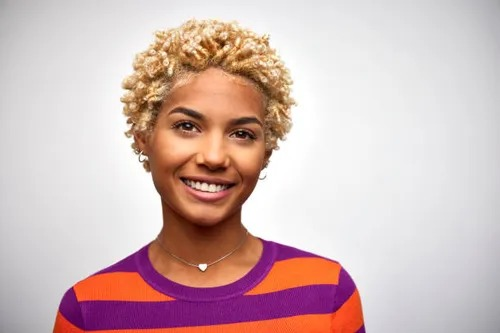
#> input picture programs/features/aunty.jpg, 500 x 333 px
$ python gabor.py   (older library calls are emulated)
#> lines starting #> are read from the running program, lines starting #| are printed output that depends on the picture
import numpy as np
import cv2


aunty = cv2.imread("aunty.jpg")
#> aunty is the input picture: shape (333, 500, 3); mean B, G, R 183.2, 185.1, 210.8
gray_aunty = cv2.cvtColor(aunty, cv2.COLOR_BGR2GRAY)
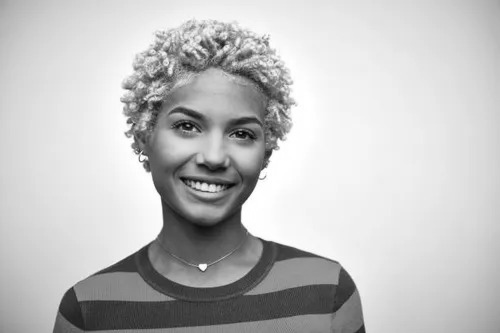
#> gray_aunty: shape (333, 500); min 4, max 255, mean 192.6
cv2.imshow("Aunty", aunty)
cv2.waitKey(0)

for theta in np.linspace(np.pi/4, np.pi*2, 4):
    for lambda_ in np.arange(10):
        kernel = cv2.getGaborKernel((21,21), 8.0, theta, lambda_, 0.5, 0, ktype= cv2.CV_32F)

        filter_image = cv2.filter2D(gray_aunty, -1, kernel=kernel)
        cv2.imshow("Filtered image", filter_image)
        cv2.waitKey(0)
#> this loop made 4 passes
#> pass 1, `cv2.imshow("Filtered image", filter_image)`:
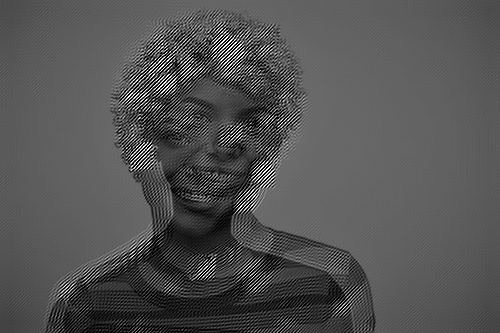
#> window 'Filtered image': shape (333, 500); min 0, max 255, mean 83.2
#> pass 1, `cv2.imshow("Filtered image", filter_image)`:
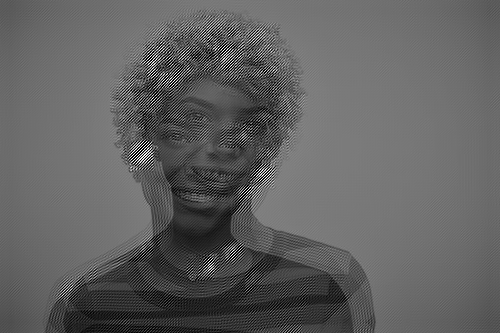
#> window 'Filtered image': shape (333, 500); min 0, max 255, mean 96.9
#> pass 1, `cv2.imshow("Filtered image", filter_image)`:
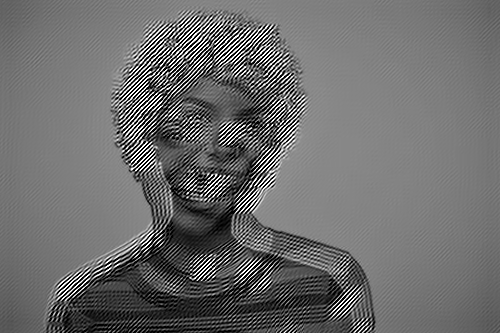
#> window 'Filtered image': shape (333, 500); min 0, max 255, mean 108.8

cv2.destroyAllWindows()

$ run again, with programs/features/city.jpeg copied over programs/features/aunty.jpg
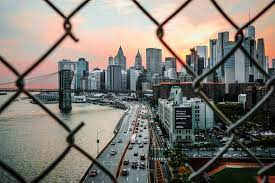
#> input picture programs/features/city.jpeg, 275 x 183 px
#> aunty is the input picture: shape (183, 275, 3); mean B, G, R 113.9, 121.4, 126.5
#> the loop `for theta in np.linspace(np.pi/4, np.pi*2, 4):` made 4 passes
#> pass 1, `cv2.imshow("Filtered image", filter_image)`:
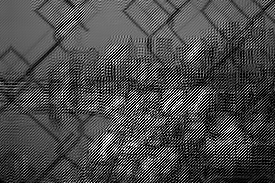
#> window 'Filtered image': shape (183, 275); min 0, max 255, mean 74.7
#> pass 1, `cv2.imshow("Filtered image", filter_image)`:
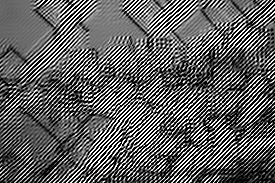
#> window 'Filtered image': shape (183, 275); min 0, max 255, mean 95.7
